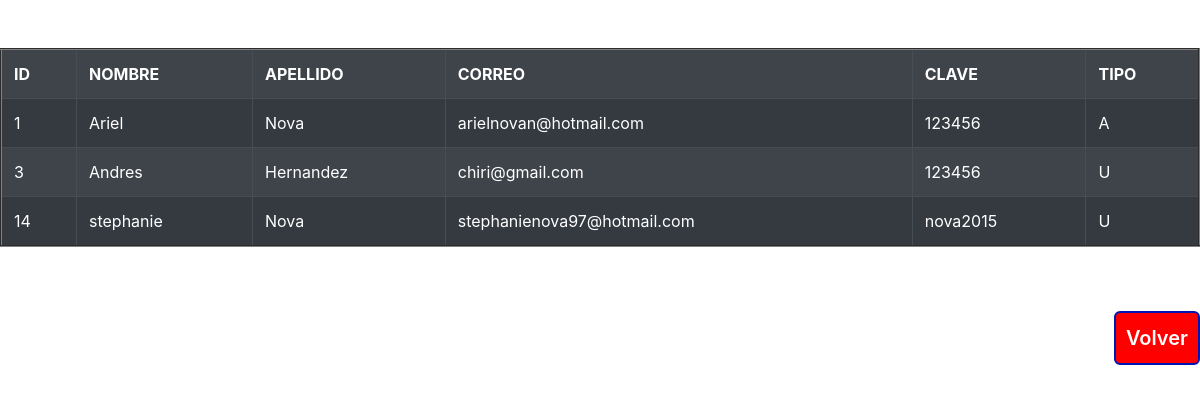
The page /consulta.php on the database as committed earlier.
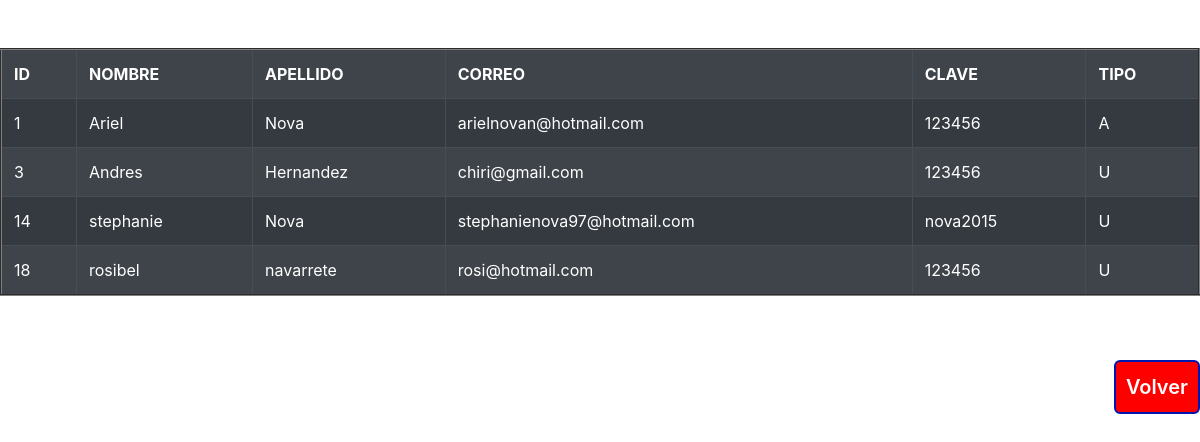
The same page on the database as committed later.
### tables this page shows
CREATE TABLE `usuarios` (
  `ID` int(100) NOT NULL,
  `nombre` varchar(50) NOT NULL,
  `apellido` varchar(100) NOT NULL,
  `clave` varchar(50) NOT NULL,
  `correo` varchar(100) NOT NULL,
  `tipo` varchar(50) NOT NULL
);

### clase.php (called while the page is built, shortened)
<?php
class clase{
        public function mostrar_usuarios(){
            include 'conexcion.php';
                 $sql = "SELECT * FROM c_php.usuarios";
                 $this->res = $this->connection->query($sql);
               }
 }
?>

### conexcion.php (called while the page is built, shortened)
<?php
    $host = 'database';
    $username = 'root';
    $password = '';
    $dbname = 'c_php';
    $this->connection = new mysqli($host, $username, $password, $dbname);
?>

### consulta.php (the view, shortened to what this page needs)
<!DOCTYPE html>
<html lang="en">
<head>
    <link rel="stylesheet" href="https://stackpath.bootstrapcdn.com/bootstrap/4.4.1/css/bootstrap.min.css">
</head>
<body>
<?php
include('clase.php');
$form = new clase($_REQUEST);
$form->mostrar_usuarios();
?>
<table class="table table-striped table-dark" border="2">
<tr>
<th>ID</th>
<th>NOMBRE</th>
<th>APELLIDO</th>
<th>CORREO</th>
<th>CLAVE</th>
<th>TIPO</th>
</tr>
<?php
while($row = $form->res->fetch_assoc()){
    ?>
    <tr>
<td><?php echo $row['ID'];  ?></td>
<td><?php echo $row['nombre']; ?></td>
<td><?php echo $row['apellido'];  ?></td>
<td><?php echo $row['correo'];  ?></td>
<td><?php echo $row['clave'];  ?></td>
<td><?php echo $row['tipo'];  ?></td>
</tr>
<?php
 }
  ?>
</table>
<button class="boton_personalizado" onclick="history.back()">Volver</button>
</body>
</html>

### consulta.php (style rules this page uses)
.boton_personalizado { text-decoration: none; padding: 10px; font-weight: 600; font-size: 20px; color: #ffffff; background-color: red; border-radius: 6px; border: 2px solid #0016b0; float:right; }
body { background-image: url("https://k30.kn3.net/taringa/4/3/9/6/3/A/coreblue/3A0.jpg"); background-size: 1500px , 1500px; }

Rows that differ between the two databases and show on the page:
added usuarios: ID "18", nombre "rosibel", apellido "navarrete", correo "rosi@hotmail.com", clave "123456", tipo "U"
